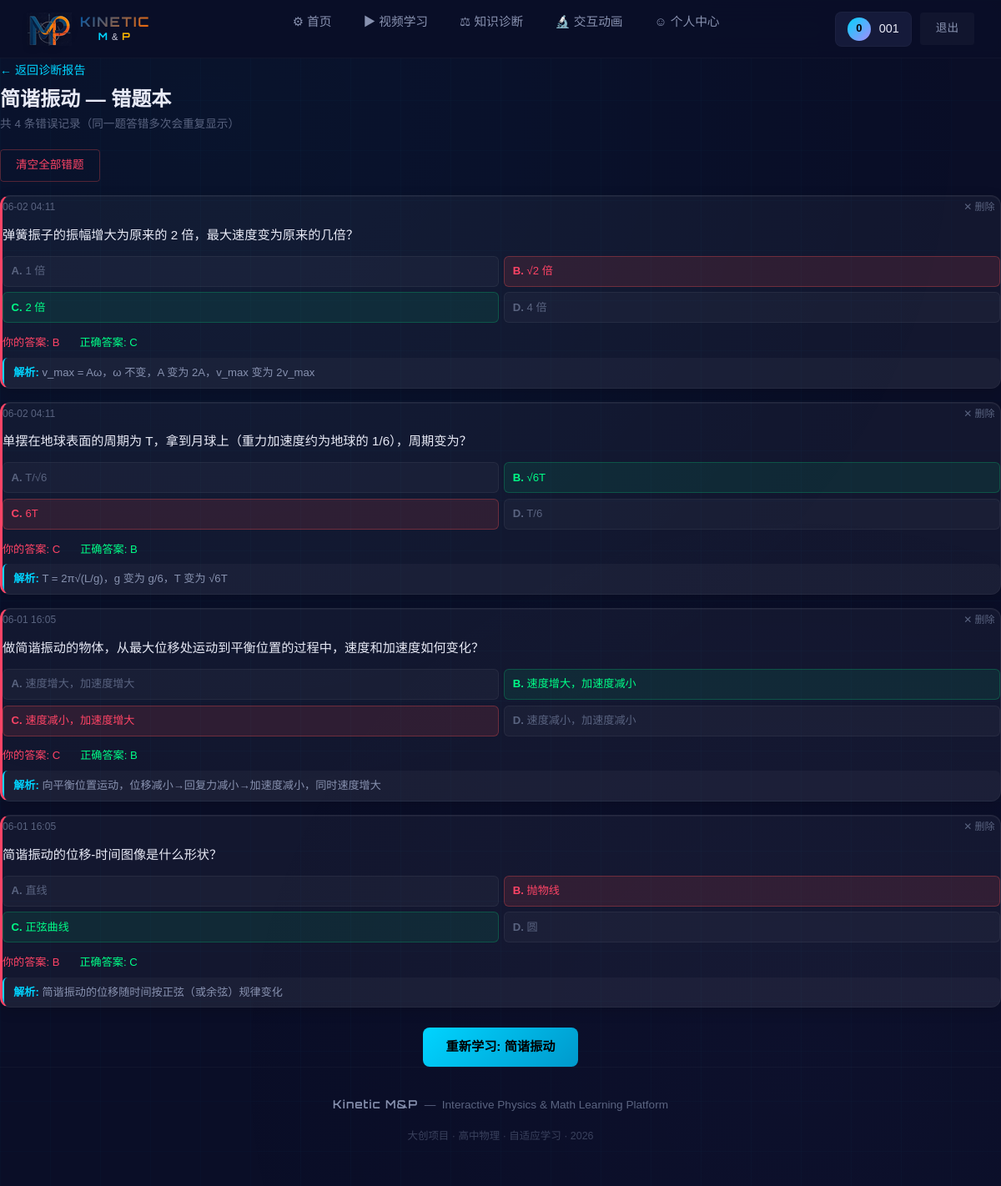
The app's page /diagnosis/wrong/oscillation_01 (signed in) with its own data.
### app/models.py (models this page shows, shortened)
class User(UserMixin, db.Model):
    __tablename__ = 'users'
    id = db.Column(db.Integer, primary_key=True)
    username = db.Column(db.String(50), unique=True, nullable=False)
    password_hash = db.Column(db.String(256), nullable=False)
    email = db.Column(db.String(100))
    grade = db.Column(db.String(10), default='高一')
    created_at = db.Column(db.DateTime, default=datetime.now(timezone.utc))
    last_login = db.Column(db.DateTime)

class Video(db.Model):
    __tablename__ = 'videos'
    id = db.Column(db.Integer, primary_key=True)
    title = db.Column(db.String(200), nullable=False)
    description = db.Column(db.Text)
    topic = db.Column(db.String(100), nullable=False)
    topic_id = db.Column(db.String(50), nullable=False)
    subject = db.Column(db.String(20), default='物理')
    chapter = db.Column(db.String(50))
    video_path = db.Column(db.String(300), nullable=False)
    cover_path = db.Column(db.String(300))
    duration = db.Column(db.Integer)
    difficulty = db.Column(db.Integer, default=2)
    prerequisites = db.Column(db.Text)
    related = db.Column(db.Text)
    created_at = db.Column(db.DateTime, default=datetime.now(timezone.utc))

class QuizRecord(db.Model):
    __tablename__ = 'quiz_records'
    id = db.Column(db.Integer, primary_key=True)
    user_id = db.Column(db.Integer, db.ForeignKey('users.id'), nullable=False)
    question_id = db.Column(db.Integer, db.ForeignKey('questions.id'), nullable=False)
    user_answer = db.Column(db.String(1))
    is_correct = db.Column(db.Boolean)
    response_time = db.Column(db.Integer)
    answered_at = db.Column(db.DateTime, default=datetime.now(timezone.utc))
    question = db.relationship('Question', backref='records')

class Question(db.Model):
    __tablename__ = 'questions'
    id = db.Column(db.Integer, primary_key=True)
    topic_id = db.Column(db.String(50), nullable=False)
    content = db.Column(db.Text, nullable=False)
    option_a = db.Column(db.Text, nullable=False)
    option_b = db.Column(db.Text, nullable=False)
    option_c = db.Column(db.Text, nullable=False)
    option_d = db.Column(db.Text, nullable=False)
    answer = db.Column(db.String(1), nullable=False)
    explanation = db.Column(db.Text)
    difficulty = db.Column(db.Integer, default=2)
    created_at = db.Column(db.DateTime, default=datetime.now(timezone.utc))

### app/routes/diagnosis.py (the view)
@diagnosis_bp.route('/diagnosis/wrong/<topic_id>')
@login_required
def wrong_questions(topic_id):
    records = QuizRecord.query.filter(
        QuizRecord.user_id == current_user.id,
        QuizRecord.is_correct == False
    ).join(Question).filter(
        Question.topic_id == topic_id
    ).order_by(QuizRecord.answered_at.desc()).all()
    if not records:
        abort(404)
    video = Video.query.filter_by(topic_id=topic_id).first()
    topic_name = video.topic if video else topic_id
    recommended_video = Video.query.filter_by(topic_id=topic_id).first()
    return render_template('wrong_questions.html',
                           records=records,
                           topic_id=topic_id,
                           topic_name=topic_name,
                           recommended_video=recommended_video)

### app/models.py (called while the page is built)
@login_manager.user_loader
def load_user(user_id):
    return User.query.get(int(user_id))

### app/templates/wrong_questions.html (shortened to what this page needs)
{% extends "base.html" %}
{% block content %}
<div style="margin-bottom:1.2rem;">
    <a href="{{ url_for('diagnosis.diagnosis_page') }}" style="color:var(--cyan); text-decoration:none; font-size:0.88rem;">
        ← 返回诊断报告
    </a>
    <h1 style="font-size:1.5rem; font-weight:700; color:var(--text-primary); margin:0.5rem 0 0.2rem;">
        {{ topic_name }} — 错题本
    </h1>
    <p style="font-size:0.85rem; color:var(--text-muted); margin:0;">
        共 {{ records|length }} 条错误记录（同一题答错多次会重复显示）
    </p>
</div>
{% if records %}
<div style="display:flex; gap:0.5rem; margin-bottom:1rem;">
    <button onclick="deleteAllRecords('{{ topic_id }}')" class="btn btn-outline btn-sm" style="color:var(--red); border-color:rgba(255,80,80,0.3);">
        清空全部错题
    </button>
</div>
{% endif %}
{% for record in records %}
<div class="card-dark" id="record-{{ record.id }}" style="margin-bottom:1rem; border-left:3px solid var(--red);">
    <div style="display:flex; justify-content:space-between; align-items:center; font-size:0.75rem; color:var(--text-muted); margin-bottom:0.5rem;">
        <span>{{ record.answered_at.strftime('%m-%d %H:%M') if record.answered_at else '' }}</span>
        <button onclick="deleteRecord({{ record.id }})" style="background:none; border:none; color:var(--text-muted); cursor:pointer; font-size:0.75rem; padding:0.2rem 0.4rem; border-radius:4px;" onmouseover="this.style.color='var(--red)'" onmouseout="this.style.color='var(--text-muted)'">
            ✕ 删除
        </button>
    </div>
    <div style="font-size:0.95rem; color:var(--text-primary); line-height:1.6; margin-bottom:0.8rem;">
        {{ record.question.content if record.question else '题目已删除' }}
    </div>
    {% if record.question %}
    <div style="display:grid; grid-template-columns:1fr 1fr; gap:0.4rem; margin-bottom:0.8rem;">
        {% set opts = [
            ('A', record.question.option_a),
            ('B', record.question.option_b),
            ('C', record.question.option_c),
            ('D', record.question.option_d)
        ] %}
        {% for letter, text in opts %}
        <div style="
            padding:0.4rem 0.6rem;
            border-radius:6px;
            font-size:0.82rem;
            {% if letter == record.user_answer and letter != record.question.answer %}
                background:rgba(255,80,80,0.12); color:var(--red); border:1px solid rgba(255,80,80,0.3);
            {% elif letter == record.question.answer %}
                background:rgba(0,255,136,0.08); color:var(--green); border:1px solid rgba(0,255,136,0.2);
            {% else %}
                background:rgba(255,255,255,0.03); color:var(--text-muted); border:1px solid rgba(255,255,255,0.05);
            {% endif %}
        ">
            <strong>{{ letter }}.</strong> {{ text }}
        </div>
        {% endfor %}
    </div>
    <div style="display:flex; gap:1.5rem; font-size:0.82rem; margin-bottom:0.4rem;">
        <span style="color:var(--red);">你的答案: {{ record.user_answer }}</span>
        <span style="color:var(--green);">正确答案: {{ record.question.answer }}</span>
    </div>
    {% if record.question.explanation %}
    <div style="
        background:rgba(255,255,255,0.03);
        border-radius:6px;
        padding:0.5rem 0.7rem;
        font-size:0.82rem;
        color:var(--text-secondary);
        line-height:1.5;
        border-left:2px solid var(--cyan);
    ">
        <strong style="color:var(--cyan);">解析:</strong> {{ record.question.explanation }}
    </div>
    {% endif %}
    {% endif %}
</div>
{% endfor %}
{% if recommended_video %}
<div style="text-align:center; margin-top:1.5rem;">
    <a href="{{ url_for('videos.video_play', video_id=recommended_video.id) }}"
       class="btn btn-primary btn-glow">
        重新学习: {{ recommended_video.title }}
    </a>
</div>
{% endif %}
{% endblock %}

### app/templates/base.html (shortened to what this page needs)
<!DOCTYPE html>
<html lang="zh-CN">
<head>
    <link href="https://cdn.jsdelivr.net/npm/bootstrap@5.3.3/dist/css/bootstrap.min.css" rel="stylesheet">
    <link href="https://cdn.jsdelivr.net/npm/video.js@8.10.0/dist/video-js.min.css" rel="stylesheet">
    <link rel="stylesheet" href="{{ url_for('static', filename='css/style.css') }}">
</head>
<body>
    <nav class="navbar-custom" id="mainNav" role="navigation" aria-label="主导航">
        <a href="{{ url_for('auth.index') }}" class="nav-brand" style="display:flex; align-items:center; gap:10px; text-decoration:none;">
            <img src="{{ url_for('static', filename='logo_navbar.png') }}" alt="Kinetic M&P" style="height:40px; width:auto; filter:drop-shadow(0 2px 4px rgba(0,0,0,0.3));">
            <div style="text-align:center;">
                <div style="font-family:'Orbitron',sans-serif; font-size:16px; font-weight:700; letter-spacing:2px; background:linear-gradient(135deg, #0055A4, #FF6B00); -webkit-background-clip:text; -webkit-text-fill-color:transparent; line-height:1.1;">KINETIC</div>
                <div style="font-family:'Orbitron',sans-serif; font-size:12px; font-weight:700; letter-spacing:3px; line-height:1.2; margin-top:1px;">
                    <span style="color:var(--cyan);">M</span><span style="font-family:'Noto Sans SC',sans-serif; font-weight:400; color:#d0d0e0; font-size:11px; margin:0 2px;">&amp;</span><span style="color:var(--amber);">P</span>
                </div>
            </div>
        </a>
        <ul class="nav-links" id="navLinks">
            <li>
                <a href="{{ url_for('auth.index') }}"
                   class="{% if request.endpoint == 'auth.index' %}active{% endif %}">
                    &#9881; 首页
                </a>
            </li>
            <li>
                <a href="{{ url_for('videos.video_list') }}"
                   class="{% if request.endpoint in ['videos.video_list', 'videos.video_play'] %}active{% endif %}">
                    &#9654; 视频学习
                </a>
            </li>
            <li>
                <a href="{{ url_for('diagnosis.diagnosis_page') }}"
                   class="{% if request.endpoint == 'diagnosis.diagnosis_page' %}active{% endif %}">
                    &#9878; 知识诊断
                </a>
            </li>
            <li>
                <a href="{{ url_for('experiments.experiment_list') }}"
                   class="{% if request.endpoint and 'experiments' in request.endpoint %}active{% endif %}">
                    &#128300; 交互动画
                </a>
            </li>
            <li>
                <a href="{{ url_for('auth.profile') }}"
                   class="{% if request.endpoint == 'auth.profile' %}active{% endif %}">
                    &#9786; 个人中心
                </a>
            </li>
        </ul>
        <div class="nav-actions">
            {% if current_user.is_authenticated %}
                <div class="nav-user">
                    <div class="nav-user-avatar">
                        {{ current_user.username|first|upper }}
                    </div>
                    <span>{{ current_user.username }}</span>
                </div>
                <a href="{{ url_for('auth.logout') }}" class="btn btn-ghost btn-sm">退出</a>
            {% else %}
                <a href="{{ url_for('auth.login') }}" class="btn btn-ghost btn-sm">登录</a>
                <a href="{{ url_for('auth.register') }}" class="btn btn-primary btn-sm">注册</a>
            {% endif %}
        </div>
    </nav>
    <main class="page-content page-enter" role="main" id="mainContent">
        {% block content %}{% endblock %}
    </main>
    <footer class="site-footer">
        <p>
            <span class="footer-brand" style="font-family:'Orbitron',sans-serif; letter-spacing:1px;">Kinetic M&P</span>
            &nbsp;&mdash;&nbsp;
            Interactive Physics & Math Learning Platform
        </p>
        <p class="mt-1" style="font-size:0.78rem; opacity:0.6;">
            大创项目 &middot; 高中物理 &middot; 自适应学习 &middot; 2026
        </p>
    </footer>
</body>
</html>

### app/templates/base.html (style rules this page uses)
.page-enter { animation: pageEnter 0.35s var(--ease-out, ease-out) both; }
.nav-links a, .nav-actions a { transition: color 0.2s, transform 0.15s; }
.btn { transition: transform 0.12s, box-shadow 0.2s, background 0.2s; }
.card-dark { transition: transform 0.2s, box-shadow 0.25s; }

### records on screen
User: username|first "0", username "001"
Video: topic "简谐振动", title "简谐振动"
QuizRecord: answered_at "06-02 04:11", question "弹簧振子的振幅增大为原来的 2 倍，最大速度变为原来的几倍？", user_answer "B", question.answer "C", question.explanation "v_max = Aω，ω 不变，A 变为 2A，v_max 变为 2v_max"
Question: letter "A", option_a "1 倍", letter "B", option_b "√2 倍", answer "C", option_c "2 倍", letter "D", option_d "4 倍"
QuizRecord: answered_at "06-02 04:11", question "单摆在地球表面的周期为 T，拿到月球上（重力加速度约为地球的 1/6），周期变为？", user_answer "C", question.answer "B", question.explanation "T = 2π√(L/g)，g 变为 g/6，T 变为 √6T"
Question: letter "A", option_a "T/√6", answer "B", option_b "√6T", letter "C", option_c "6T", letter "D", option_d "T/6"
QuizRecord: answered_at "06-01 16:05", question "做简谐振动的物体，从最大位移处运动到平衡位置的过程中，速度和加速度如何变化？", user_answer "C", question.answer "B", question.explanation "向平衡位置运动，位移减小→回复力减小→加速度减小，同时速度增大"
Question: letter "A", option_a "速度增大，加速度增大", answer "B", option_b "速度增大，加速度减小", letter "C", option_c "速度减小，加速度增大", letter "D", option_d "速度减小，加速度减小"
QuizRecord: answered_at "06-01 16:05", question "简谐振动的位移-时间图像是什么形状？", opts "D", opts "圆", user_answer "B", question.answer "C", question.explanation "简谐振动的位移随时间按正弦（或余弦）规律变化"
Question: letter "A", option_a "直线", letter "B", option_b "抛物线", answer "C", option_c "正弦曲线"

### other values on screen
{{ records|length }} "4"
